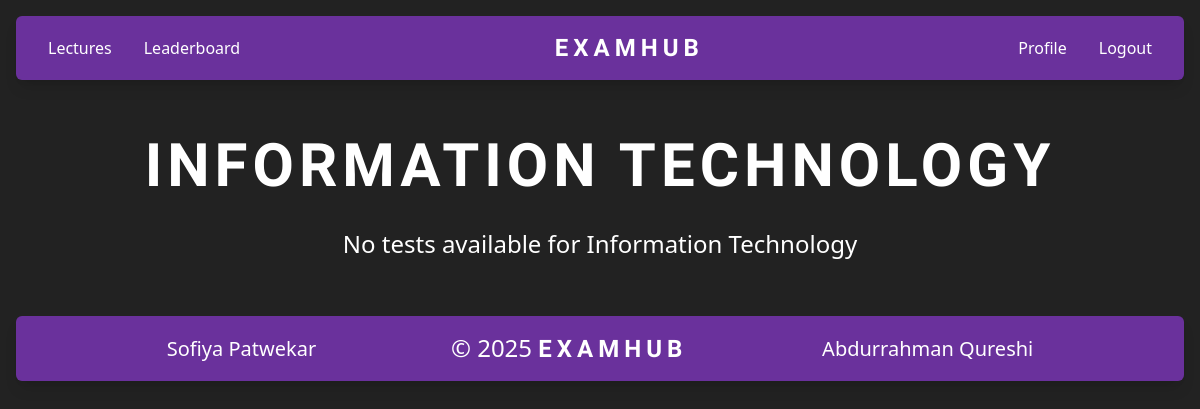
The app's page /tests/lectures (signed in), older data.
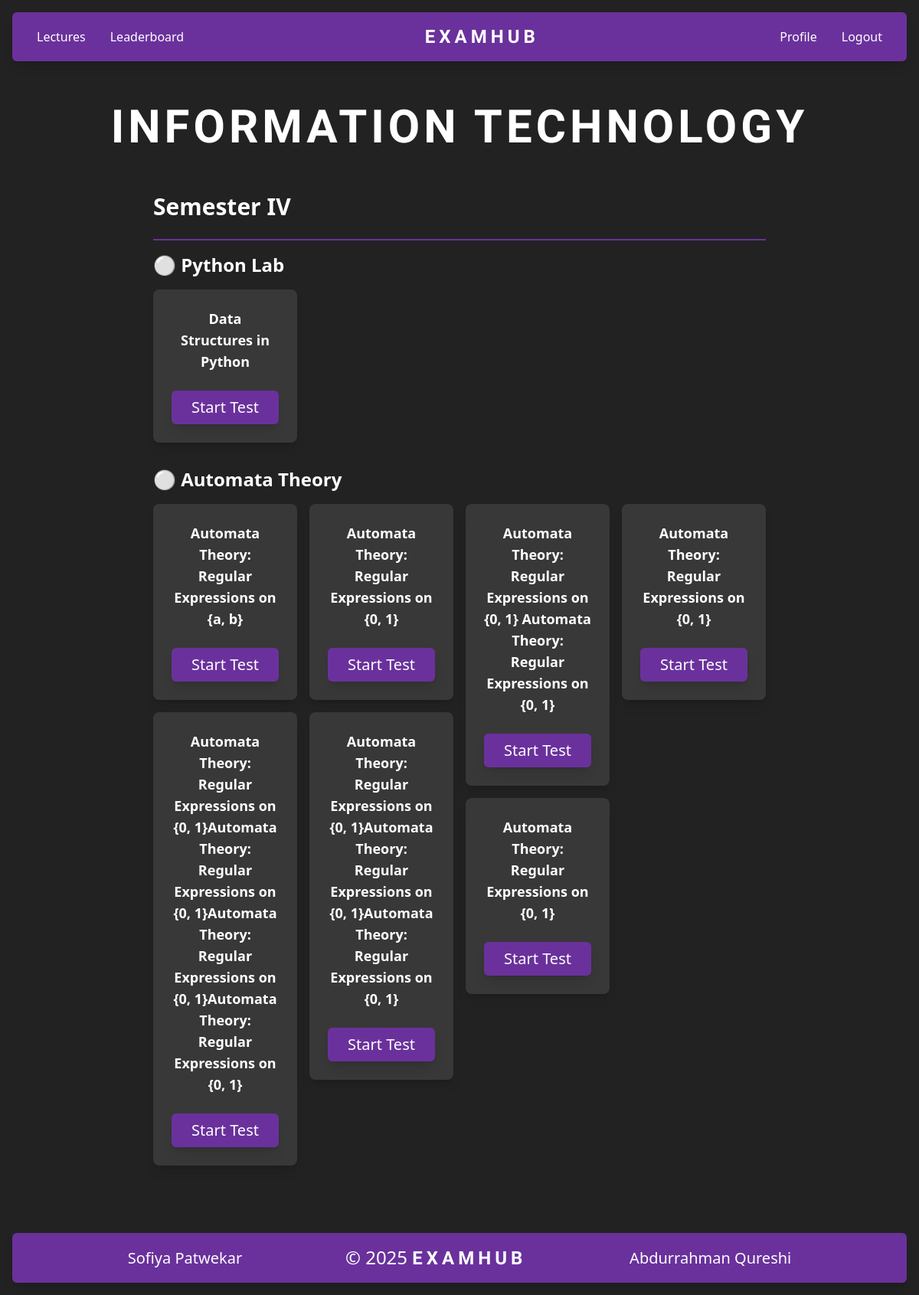
The same page, newer data.
### tables this page shows
CREATE TABLE tests (
    test_id TEXT,
    test_name TEXT,
    test_description TEXT,
    course_name TEXT,
    course_code TEXT,
    course_semester TEXT,
    course_branch TEXT,
    questions TEXT,  -- Storing questions as JSON string
    created_at TEXT
);

### app.py (the view)
@app.route('/tests/lectures')
def lectures():
    if "course_branch" in session:
        cursor.execute("SELECT * FROM tests WHERE course_branch = ? AND course_semester = ?", (session["course_branch"], session["course_semester"]))
    elif "student_branch" in session:
        cursor.execute("SELECT * FROM tests WHERE course_branch = ? AND course_semester = ?", (session["student_branch"], session["student_semester"]))
    lectures = cursor.fetchall()
    return render_template('/tests/lectures.html', lectures=lectures)

### templates/tests/lectures.html (shortened to what this page needs)
{% extends 'layouts/main_layout.html' %}  {% block content %} {% if session.get("student_id") or
session.get("course_branch") %}
<div class="container text-white">
    <div class="w-full flex justify-center items-center py-10 flex-col gap-8">
        <span class="text-6xl title uppercase font-bold text-center">
            {{ session.get("student_branch") or session.get("course_branch") }}
        </span>
        {% if lectures %}
        <div class="w-10/12">
            <h3
                class="text-3xl font-semibold py-6 border-b-[var(--primary)] border-b-2"
            >
                {{ session.get("course_semester") or
                session.get("student_semester") }}
            </h3>
            {% set courses = {} %} {% for test in lectures %} {% if test[3] not
            in courses %} {% set _ = courses.update({test[3]: []}) %} {% endif
            %} {% set _ = courses[test[3]].append(test) %} {% endfor %}  {% for course_name,
            course_tests in courses.items() %}
            <div class="mb-8">
                <h4 class="text-2xl font-bold my-4">⚪ {{ course_name }}</h4>
                <div class="grid grid-cols-4 gap-4">
                    <div class="flex flex-col gap-4">
                        {% for test in course_tests %} {% if loop.index0 % 4 ==
                        0 %}
                        <div
                            data-test-id="{{test[0]}}"
                            class="test-card w-full h-fit hover:scale-105 transition-transform p-6 flex flex-col gap-2 bg-tertiary rounded-lg shadow-lg"
                        >
                            <p class="text-lg font-bold text-center">
                                {{ test[1] }}
                            </p>
                            <div
                                class="mt-4 flex h-fit {% if not session.get('course_branch') %}flex-col{% else %}justify-around gap-5 flex-row{% endif %}"
                            >
                                <a
                                    href="{{ url_for('start_test', test_id=test[0]) }}"
                                    class="w-full shadow-lg text-xl text-center bg-primary p-2 rounded-md hover:opacity-75 hover:cursor-pointer text-white"
                                >
                                    Start Test
                                </a>
                            </div>
                        </div>
                        {% endif %} {% endfor %}
                    </div>
                    <div class="flex flex-col gap-4">
                        {% for test in course_tests %} {% if loop.index0 % 4 ==
                        1 %}
                        <div
                            data-test-id="{{test[0]}}"
                            class="test-card w-full h-fit hover:scale-105 transition-transform p-6 flex flex-col gap-2 bg-tertiary rounded-lg shadow-lg"
                        >
                            <p class="text-lg font-bold text-center">
                                {{ test[1] }}
                            </p>
                            <div
                                class="mt-4 flex h-fit {% if not session.get('course_branch') %}flex-col{% else %}justify-around gap-5 flex-row{% endif %}"
                            >
                                <a
                                    href="{{ url_for('start_test', test_id=test[0]) }}"
                                    class="w-full shadow-lg text-xl text-center bg-primary p-2 rounded-md hover:opacity-75 hover:cursor-pointer text-white"
                                >
                                    Start Test
                                </a>
                            </div>
                        </div>
                        {% endif %} {% endfor %}
                    </div>
                    <div class="flex flex-col gap-4">
                        {% for test in course_tests %} {% if loop.index0 % 4 ==
                        2 %}
                        <div
                            data-test-id="{{test[0]}}"
                            class="test-card w-full h-fit hover:scale-105 transition-transform p-6 flex flex-col gap-2 bg-tertiary rounded-lg shadow-lg"
                        >
                            <p class="text-lg font-bold text-center">
                                {{ test[1] }}
                            </p>
                            <div
                                class="mt-4 flex h-fit {% if not session.get('course_branch') %}flex-col{% else %}justify-around gap-5 flex-row{% endif %}"
                            >
                                <a
                                    href="{{ url_for('start_test', test_id=test[0]) }}"
                                    class="w-full shadow-lg text-xl text-center bg-primary p-2 rounded-md hover:opacity-75 hover:cursor-pointer text-white"
                                >
                                    Start Test
                                </a>
                            </div>
                        </div>
                        {% endif %} {% endfor %}
                    </div>
                    <div class="flex flex-col gap-4">
                        {% for test in course_tests %} {% if loop.index0 % 4 ==
                        3 %}
                        <div
                            data-test-id="{{test[0]}}"
                            class="test-card w-full h-fit hover:scale-105 transition-transform p-6 flex flex-col gap-2 bg-tertiary rounded-lg shadow-lg"
                        >
                            <p class="text-lg font-bold text-center">
                                {{ test[1] }}
                            </p>
                            <div
                                class="mt-4 flex h-fit {% if not session.get('course_branch') %}flex-col{% else %}justify-around gap-5 flex-row{% endif %}"
                            >
                                <a
                                    href="{{ url_for('start_test', test_id=test[0]) }}"
                                    class="w-full shadow-lg text-xl text-center bg-primary p-2 rounded-md hover:opacity-75 hover:cursor-pointer text-white"
                                >
                                    Start Test
                                </a>
                            </div>
                        </div>
                        {% endif %} {% endfor %}
                    </div>
                </div>
            </div>
            {% endfor %}
        </div>
        {% else %}
        <div class="w-10/12 text-center">
            <p class="text-2xl">
                No tests available for {{ session.get("student_branch") or
                session.get("course_branch") }}
            </p>
        </div>
        {% endif %}
    </div>
</div>
{% endif %} {% endblock %}

### templates/layouts/main_layout.html (shortened to what this page needs)
<!doctype html>
<html lang="en">
    <head>
        <link href="/static/styles.css" rel="stylesheet" />
        <link
            href="{{ url_for('static', filename='output.css') }}"
            rel="stylesheet"
        />
        <link
            rel="stylesheet"
            href="https://cdnjs.cloudflare.com/ajax/libs/font-awesome/6.4.2/css/all.min.css"
        />
        <script src="https://cdn.tailwindcss.com"></script>
    </head>
    <body>
        {% if session["course_branch"] %} {% include
        'components/admin/navbar.html' %} {% else %} {% include
        'components/navbar.html' %} {% endif %}
        <div class="content m-1">{% block content %}{% endblock %}</div>
        {% if not hide_nav_footer %} {% include 'components/footer.html' %} {%
        endif %}
    </body>
</html>

### templates/components/navbar.html (shortened to what this page needs)
<nav
    class="py-4 px-8 m-4 rounded-md shadow-lg flex bg-primary flex-row border-primary justify-between"
>
    <ul class="flex gap-8 items-center">
        <li><a href="/tests/lectures" class="text-white">Lectures</a></li>
        <li><a href="/leaderboards" class="text-white">Leaderboard</a></li>
        <li>
        </li>
    </ul>
    <ul class="flex gap-8 items-center">
        <li><a href="/" class="text-white text-2xl title">EXAMHUB</a></li>
    </ul>
    <ul class="flex gap-8 items-center">
        <li>
        </li>
        <li><a href="/profile" class="text-white">Profile</a></li>
        <li><a href="/auth/log-in" class="text-white">Logout</a></li>
    </ul>
</nav>

### templates/components/footer.html
<footer
    class="bg-primary p-4 m-4 rounded-md shadow-lg text-white flex flex-row justify-evenly items-center"
>
    <p class="text-xl">Sofiya Patwekar</p>
    <p class="text-2xl">&copy; 2025 <span class="title"> EXAMHUB</span></p>
    <p class="text-xl">Abdurrahman Qureshi</p>
</footer>

### static/styles.css (style rules this page uses)
:root { --primary: #6a319c; --secondary: #222222; --tertiary: #383838; }
body { background-color: #222222; }
.title { letter-spacing: 5px; font-family: "Comfortaa", sans-serif; font-weight: 800; font-style: bolder; }

### templates/tests/lectures.html (style rules this page uses)
.test-card { transition: all 0.3s ease; }

Row changes from the older to the newer data that the page shows:
added tests: course_name "Python Lab", test_name "Data Structures in Python"
added tests: course_name "Automata Theory", test_name "Automata Theory: Regular Expressions on {a, b}"
added tests: test_name "Automata Theory: Regular Expressions on {0, 1}Automata Theory: Regular Expressions on {0, 1}Automata Theory: Regular Expressions on {0, 1}Automata Theory: Regular Expressions on {0, 1}", shown under "Automata Theory"
added tests: test_name "Automata Theory: Regular Expressions on {0, 1}", shown under "Automata Theory"
added tests: test_name "Automata Theory: Regular Expressions on {0, 1}Automata Theory: Regular Expressions on {0, 1}Automata Theory: Regular Expressions on {0, 1}", shown under "Automata Theory"
added tests: test_name "Automata Theory: Regular Expressions on {0, 1} Automata Theory: Regular Expressions on {0, 1}", shown under "Automata Theory"
added tests: test_name "Automata Theory: Regular Expressions on {0, 1}", shown under "Automata Theory"
added tests: test_name "Automata Theory: Regular Expressions on {0, 1}", shown under "Automata Theory"
Text that changed along with them:
text no longer shown: "No tests available for Information Technology"
text now shown: "Semester IV"
